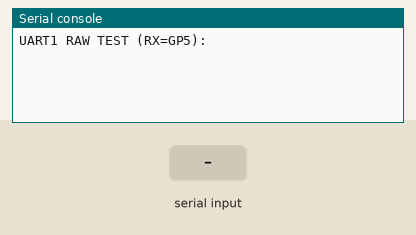
This program was run on a simulated Raspberry Pi Pico running MicroPython. Shown: the last lines printed to the serial console. The inputs (shaded band) are chosen by the test bench.

Above: at 1.2 s.
1.3 s: "1" received over the second serial link
At 1.8 s:
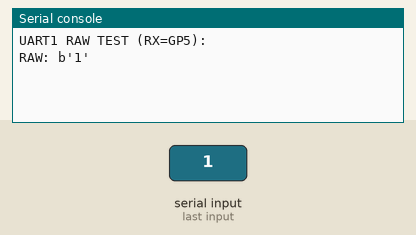
2.8 s: "0" received over the second serial link
At 4.0 s:
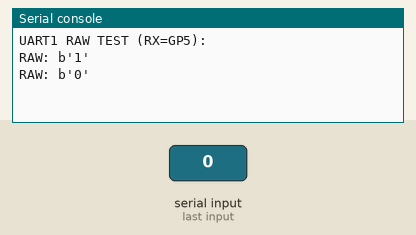
4.3 s: "2" received over the second serial link
At 5.4 s:
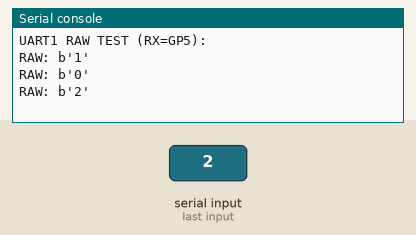

Measured:
- after the input at 1.3 s, the serial console: prints a new line at once (image 1)
- after the input at 2.8 s, the serial console: prints a new line at once (image 2)
- after the input at 4.3 s, the serial console: prints a new line at once (image 3)

The program:

main02_RX.py
```python
from machine import UART, Pin
import time

# UART1 @ 9600, RX على GP5
u = UART(1, 9600, rx=Pin(5))

print("UART1 RAW TEST (RX=GP5):")

while True:
    if u.any():
        data = u.read()
        print("RAW:", data)
    time.sleep_ms(50)
```
